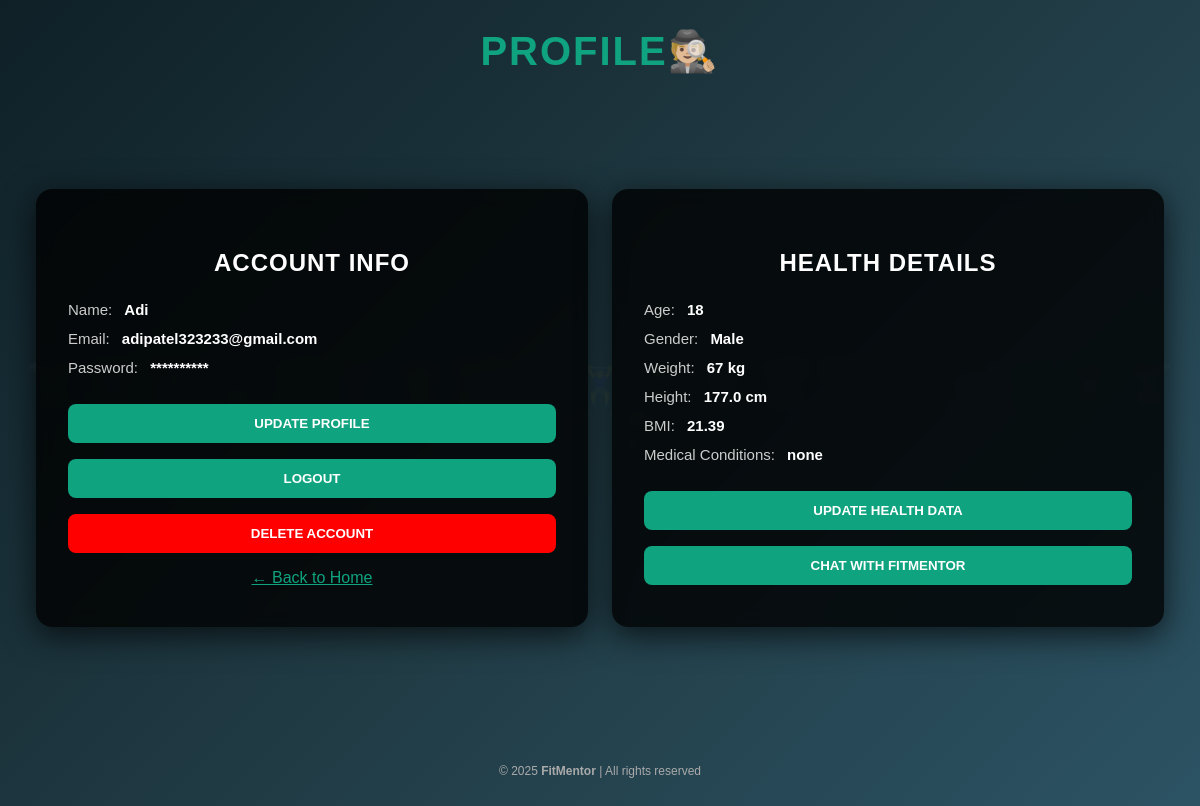
/profile/ (signed in), run on the app's committed database.
### backoffice_engine/models.py (models this page shows, shortened)
class Basemodel(models.Model):
    id = models.AutoField(primary_key=True)
    created_id = models.DateTimeField(auto_now_add=True)
    updated_at = models.DateTimeField(auto_now=True)
    class Meta:
        abstract = True

class User(Basemodel):
    name = models.CharField(max_length=100)
    email = models.EmailField(max_length=100, unique=True)
    password = models.CharField(max_length=100)
    otp = models.CharField(max_length=6)
    otp_used= models.IntegerField(null=True, blank=True)
    class Meta:
        db_table = 'user'

class User_health(Basemodel):
    user = models.ForeignKey(User,on_delete=models.CASCADE)
    gender = models.CharField(max_length=10)
    age = models.IntegerField(null=True, blank=True)
    bmi = models.FloatField(null=True, blank=True)
    height = models.FloatField(null=True, blank=True)
    weight = models.IntegerField(null=True, blank=True)
    medical_conditions = models.TextField(null=True, blank=True)
    class Meta:
        db_table ="user_health"

### backoffice_engine/views.py (the view, shortened to what this page needs)
# urls.py: path('profile/', views.profile, name='profile'),
def profile(request):
    user_id = request.session.get("id")
    if not user_id:
        messages.error(request, "You must be logged in to view your profile.")
        return redirect('login')
    try:
        user = User.objects.get(id=user_id)
    except User.DoesNotExist:
        messages.error(request, "User not found.")
        return redirect('login')
    health = User_health.objects.filter(user=user).order_by('-created_id').first()
    return render(request, 'profile.html', {
        "user": user,
        "health": health
    })

### backoffice_engine/template/profile.html (shortened to what this page needs)
<!DOCTYPE html>
<html lang="en">
<head>
</head>
<body>
  <div class="dumbbell-bg">
    🏋‍♂ 🏋‍♀ 🏋‍♂ 🏋‍♀ 🏋‍♂ 🏋‍♀ 🏋‍♂ 🏋‍♀ 🏋‍♂ 🏋‍♀ 🏋‍♂ 🏋‍♀ 🏋‍♂ 🏋‍♀ 🏋‍♂ 🏋‍♀ 🏋‍♂ 🏋‍♀ 🏋‍♂ 🏋‍♀ 🏋‍♂
  </div>
  <h1 class="page-title">Profile🕵🏼</h1>
  <div class="profile-sections">
    <div class="profile-box">
      <h2>Account Info</h2>
      <div class="info-row">
        <span class="info-label">Name:</span>
        <span class="info-value">{{ user.name }}</span>
      </div>
      <div class="info-row">
        <span class="info-label">Email:</span>
        <span class="info-value">{{ user.email }}</span>
      </div>
      <div class="info-row">
        <span class="info-label">Password:</span>
        <span class="info-value">**********</span>
      </div>
      <button type="button" onclick="location.href='/update/{{ user.id }}'">
        Update Profile
      </button>
      <button type="button" onclick="location.href='/logout/'">
        Logout
      </button>
      <button
        type="button"
        class="delete-button"
        onclick="location.href='/delete_account/{{ user.id }}'">
        Delete Account
      </button>
      <div style="text-align: center; margin-top: 16px;">
      <a href="/index/" style="color: #10a37f; text-decoration: underline;">
        ← Back to Home
      </a>
    </div>
    </div>
    <div class="profile-box">
      <h2>Health Details</h2>
      {% if health %}
        <div class="info-row">
          <span class="info-label">Age:</span>
          <span class="info-value">{{ health.age }}</span>
        </div>
        <div class="info-row">
          <span class="info-label">Gender:</span>
          <span class="info-value">{{ health.gender }}</span>
        </div>
        <div class="info-row">
          <span class="info-label">Weight:</span>
          <span class="info-value">{{ health.weight }} kg</span>
        </div>
        <div class="info-row">
          <span class="info-label">Height:</span>
          <span class="info-value">{{ health.height }} cm</span>
        </div>
        <div class="info-row">
          <span class="info-label">BMI:</span>
          <span class="info-value">{{ health.bmi }}</span>
        </div>
        <div class="info-row">
          <span class="info-label">Medical Conditions:</span>
          <span class="info-value">{{ health.medical_conditions|default:"None" }}</span>
        </div>
        <button type="button" onclick="location.href='/bmi/'">
          Update Health Data
        </button>
        <button type="button" onclick="location.href='/chatbot/'">
          Chat With FitMentor
        </button>
      {% else %}
        <p>No health data found. Please enter it.</p>
        <button type="button" onclick="location.href='/bmi/'">
          Enter Health Data
        </button>
      {% endif %}
    </div>
  </div>
  <div class="footer">
    © 2025 <strong>FitMentor</strong> | All rights reserved
  </div>
</body>
</html>

### backoffice_engine/template/profile.html (style rules this page uses)
.profile-sections { display: flex; flex-wrap: wrap; gap: 24px; justify-content: center; width: 100%; max-width: 1000px; margin: 0 auto; z-index: 1; position: relative; }
body { font-family: 'Poppins', sans-serif; height: 100vh; display: flex; align-items: center; justify-content: center; color: #fff; background: linear-gradient(135deg, #0f2027, #203a43, #2c5364); position: relative; overflow: hidden; }
.dumbbell-bg { position: absolute; top: 0; left: 0; font-size: 40px; opacity: 0.05; animation: move 60s linear infinite; width: 100%; height: 100%; display: grid; place-items: center; pointer-events: none; white-space: pre-line; text-align: center; }
.page-title { position: absolute; top: 20px; left: 50%; transform: translateX(-50%); font-size: 2.5rem; font-weight: 700; color: #10a37f; text-transform: uppercase; letter-spacing: 2px; z-index: 2; margin: 0; }
h2 { text-align: center; margin-bottom: 24px; font-weight: 600; letter-spacing: 1px; text-transform: uppercase; }
button { width: 100%; padding: 14px; margin-top: 16px; border: none; border-radius: 8px; background: #10a37f; color: white; font-weight: 600; text-transform: uppercase; cursor: pointer; transition: background 0.3s, transform 0.2s; }
.profile-sections { display: flex; flex-wrap: nowrap; gap: 24px; justify-content: center; width: 100%; max-width: 1000px; margin: 0 auto; z-index: 1; position: relative; }
.profile-box { background: rgba(0, 0, 0, 0.8); padding: 40px 32px; border-radius: 16px; box-shadow: 0 8px 32px rgba(0,0,0,0.7); flex: 0 0 calc(50% - 12px); max-width: calc(50% - 12px); backdrop-filter: blur(8px); color: #fff; }
.info-row { margin: 12px 0; font-size: 15px; }
.info-label { font-weight: 500; color: #ccc; }
.info-value { margin-left: 8px; font-weight: 600; color: #fff; }
.profile-box button { width: 100%; padding: 12px; margin-top: 16px; border: none; border-radius: 8px; background: #10a37f; color: white; font-weight: 600; text-transform: uppercase; cursor: pointer; transition: background 0.3s, transform 0.2s; }
.delete-button { background: red !important; color: white; }
.footer { position: absolute; bottom: 30px; width: 100%; text-align: center; font-size: 12px; color: #aaa; z-index: 1; }

### data on the page
User: name "Adi", email "adipatel323233@gmail.com"
User_health: age "18", gender "Male", weight "67", height "177.0", bmi "21.39", medical_conditions "none"
